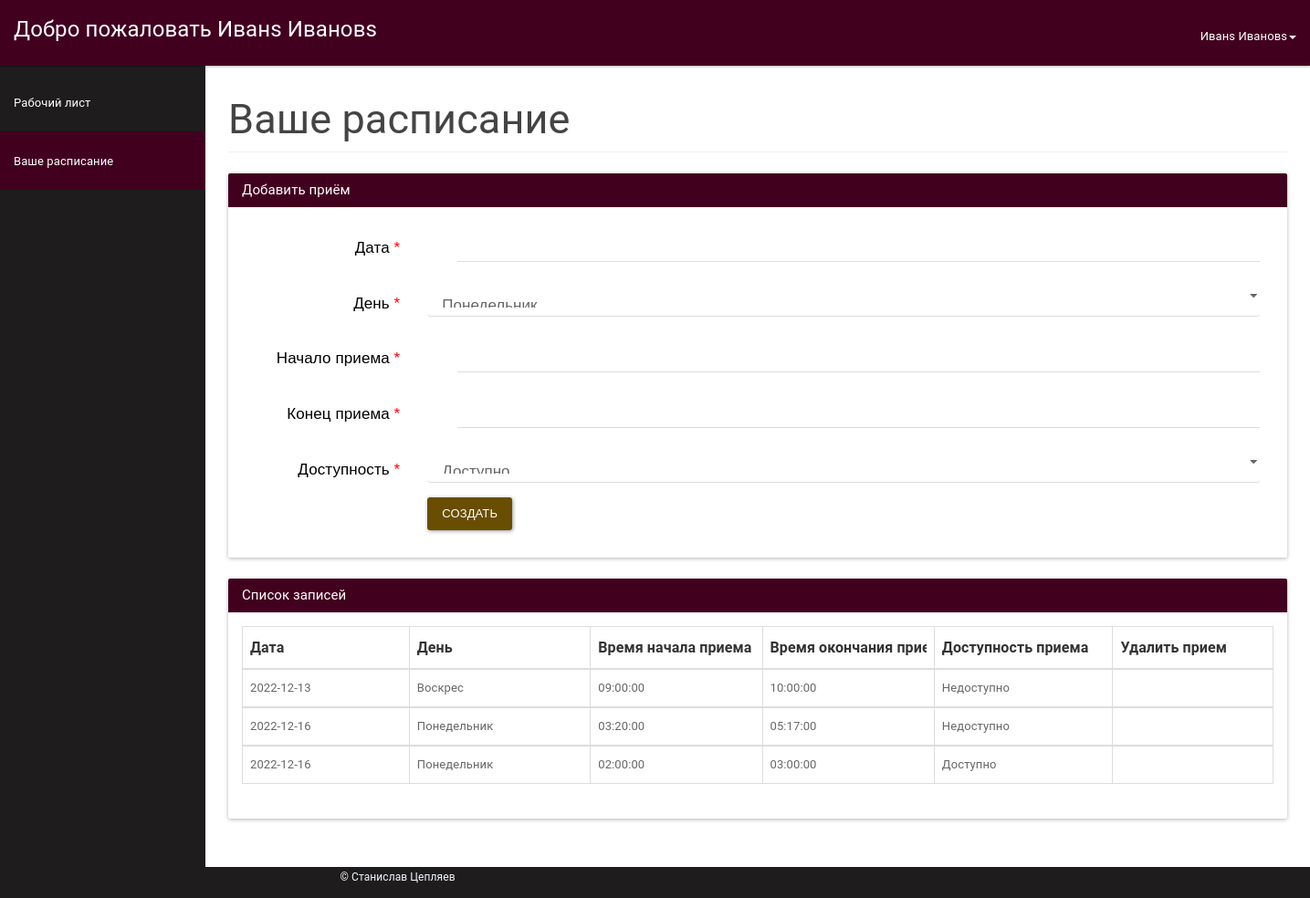
Screenshot of /doctor/addschedule.php (signed in) with the database file from the repository.
### tables this page shows
CREATE TABLE `doctor` (
  `doctorId` int NOT NULL,
  `icDoctor` bigint NOT NULL,
  `password` varchar(30) NOT NULL,
  `Name` varchar(30) NOT NULL,
  `Famil` varchar(30) NOT NULL,
  `Address` varchar(100) NOT NULL,
  `Phone` varchar(15) DEFAULT NULL,
  `Email` varchar(45) DEFAULT NULL,
  `DR` date DEFAULT NULL
);

CREATE TABLE `doctorschedule` (
  `scheduleId` int NOT NULL,
  `doctorIc` bigint NOT NULL,
  `Date` date NOT NULL,
  `Day` varchar(15) NOT NULL,
  `Time` time NOT NULL,
  `End` time NOT NULL,
  `Avaible` varchar(15) NOT NULL
);

### controller.php (called while the page is built, shortened)
<?php
class Controller
{
    public function footer()
    {
        include 'footer.php';
    }
    public function selectAllWithoutData($tablename='')
    {
        $query = "select * FROM ".$tablename."";
        $result = mysqli_query($GLOBALS['con'], $query);
        return $result;
    }
    public function selectData($tablename='',$one='', $two='', $three='')
    {
    switch ($tablename){
        case 'doctor':
                $query = "SELECT * FROM doctor WHERE icDoctor = $one";
                break;
        }
        $result = mysqli_query($GLOBALS['con'], $query);
        return $result;
    }
}
?>

### doctor/addschedule.php (the view, shortened to what this page needs)
<?php
include_once '../controller.php';
$controller = new Controller();
$usersession = $_SESSION['doctorSession'];
$res = $controller->selectData('doctor', $usersession);
$userRow=mysqli_fetch_array($res,MYSQLI_ASSOC);
            ?>
<!DOCTYPE html>
<html lang="en">
    <head>
        <link href="assets/css/material.css" rel="stylesheet">
        <link href="assets/css/sb-admin.css" rel="stylesheet">
        <link href="assets/css/time/bootstrap-clockpicker.css" rel="stylesheet">
        <link href="assets/css/style.css" rel="stylesheet">
        <link rel="stylesheet" href="https://formden.com/static/cdn/bootstrap-iso.css" />
    </head>
    <body>
        <div id="wrapper">
            <nav class="navbar navbar-inverse navbar-fixed-top" role="navigation">
                <div class="navbar-header">
                    <a class="navbar-brand" href="doctordashboard.php">Добро пожаловать <?php echo $userRow['Name'];?> <?php echo $userRow['Famil'];?></a>
                </div>
                <ul class="nav navbar-right top-nav">
                    <li class="dropdown">
                        <a href="#" class="dropdown-toggle" data-toggle="dropdown"><i class="fa fa-user"></i> <?php echo $userRow['Name']; ?> <?php echo $userRow['Famil']; ?><b class="caret"></b></a>
                    </li>
                </ul>
                <div class="collapse navbar-collapse navbar-ex1-collapse">
                    <ul class="nav navbar-nav side-nav">
                        <li>
                            <a href="addschedule.php?teleport=3"><i class="fa fa-fw fa-dashboard"></i> Рабочий лист</a>
                        </li>
                        <li class="active">
                            <a href="addschedule.php?teleport=1"><i class="fa fa-fw fa-table"></i> Ваше расписание</a>
                        </li>
                    </ul>
                </div>
            </nav>
            <div id="page-wrapper">
                <div class="container-fluid">
                    <div class="row">
                        <div class="col-lg-12">
                            <h2 class="page-header">
                            Ваше расписание
                            </h2>
                        </div>
                    </div>
                    <div class="panel panel-primary">
                        <div class="panel-heading">
                            <h3 class="panel-title">Добавить приём</h3>
                        </div>
                        <div class="panel-body">
                            <div class="bootstrap-iso">
                             <div class="container-fluid">
                              <div class="row">
                               <div class="col-md-12 col-sm-12 col-xs-12">
                                <form class="form-horizontal" method="post">
                                 <div class="form-group form-group-lg">
                                  <label class="control-label col-sm-2 requiredField" for="Date">
                                   Дата
                                   <span class="asteriskField">
                                    *
                                   </span>
                                  </label>
                                  <div class="col-sm-10">
                                   <div class="input-group">
                                    <div class="input-group-addon">
                                    </div>
                                    <input class="form-control" id="Date" name="Date" type="text" required/>
                                   </div>
                                  </div>
                                 </div>
                                 <div class="form-group form-group-lg">
                                  <label class="control-label col-sm-2 requiredField" for="Day">
                                   День
                                   <span class="asteriskField">
                                    *
                                   </span>
                                  </label>
                                  <div class="col-sm-10">
                                   <select class="select form-control" id="Day" name="Day" required>
                                    <option value="Понедельник">
                                     Понедельник
                                    </option>
                                   </select>
                                  </div>
                                 </div>
                                 <div class="form-group form-group-lg">
                                  <label class="control-label col-sm-2 requiredField" for="Time">
                                   Начало приема
                                   <span class="asteriskField">
                                    *
                                   </span>
                                  </label>
                                  <div class="col-sm-10">
                                   <div class="input-group clockpicker"  data-align="top" data-autoclose="true">
                                    <div class="input-group-addon">
                                    </div>
                                    <input class="form-control" id="Time" name="Time" type="text" required/>
                                   </div>
                                  </div>
                                 </div>
                                 <div class="form-group form-group-lg">
                                  <label class="control-label col-sm-2 requiredField" for="End">
                                   Конец приема
                                   <span class="asteriskField">
                                    *
                                   </span>
                                  </label>
                                  <div class="col-sm-10">
                                   <div class="input-group clockpicker"  data-align="top" data-autoclose="true">
                                    <div class="input-group-addon">
                                    </div>
                                    <input class="form-control" id="End" name="End" type="text" required/>
                                   </div>
                                  </div>
                                 </div>
                                 <div class="form-group form-group-lg">
                                  <label class="control-label col-sm-2 requiredField" for="Avaible">
                                   Доступность
                                   <span class="asteriskField">
                                    *
                                   </span>
                                  </label>
                                  <div class="col-sm-10">
                                   <select class="select form-control" id="Avaible" name="Avaible" required>
                                    <option value="Доступно">
                                     Доступно
                                    </option>
                                   </select>
                                  </div>
                                 </div>
                                 <div class="form-group">
                                  <div class="col-sm-10 col-sm-offset-2">
                                   <button style="background-color:#694d00 " class="btn btn-primary " name="submit" type="submit">
                                    Создать
                                   </button>
                                  </div>
                                 </div>
                                </form>
                               </div>
                              </div>
                             </div>
                            </div>
                        </div>
                    </div>
                    <div class="panel panel-primary filterable">
                        <div class="panel-heading">
                            <h3 class="panel-title">Список записей</h3>
                        </div>
                        <div class="panel-body">
                        <table class="table table-hover table-bordered">
                            <thead>
                                <tr class="filters">
                                    <th><input type="text" class="form-control" placeholder="Дата" disabled></th>
                                    <th><input type="text" class="form-control" placeholder="День" disabled></th>
                                    <th><input type="text" class="form-control" placeholder="Время начала приема" disabled></th>
                                    <th><input type="text" class="form-control" placeholder="Время окончания приема" disabled></th>
                                    <th><input type="text" class="form-control" placeholder="Доступность приема" disabled></th>
                                    <th><input type="text" class="form-control" placeholder="Удалить прием" disabled></th>
                                </tr>
                            </thead>
                            <?php
                            $result = $controller->selectAllWithoutData('doctorschedule');
                            while ($doctorschedule=mysqli_fetch_array($result))
                            {
                                if ($doctorschedule['doctorIc'] == $userRow['icDoctor'])
                                {
                                    echo "<tbody>";
                                    echo "<tr>";
                                        echo "<td>" . $doctorschedule['Date'] . "</td>";
                                        echo "<td>" . $doctorschedule['Day'] . "</td>";
                                        echo "<td>" . $doctorschedule['Time'] . "</td>";
                                        echo "<td>" . $doctorschedule['End'] . "</td>";
                                        echo "<td>" . $doctorschedule['Avaible'] . "</td>";
                                        echo "<form method='POST'>";
                                        echo "<td class='text-center'><a href='#' id='".$doctorschedule['scheduleId']."' class='delete'><span class='glyphicon glyphicon-trash' aria-hidden='true'></span></a> </td>";
                                }
                            }
                                echo "</tr>";
                           echo "</tbody>";
                       echo "</table>";
                        ?>
                        </div>
                    </div>
                </div>
            </div>
</body>
</html>

### doctor/assets/css/sb-admin.css (style rules this page uses)
body { margin-top: 100px; background-color: #1f1c1d; }
@media (min-width:768px) { body { margin-top: 50px; } }
#wrapper { padding-left: 0; }
#page-wrapper { min-height: 900px !important; width: 100%; padding: 0; background-color: #fff; }
@media (min-width:768px) { #wrapper { padding-left: 225px; } }
@media (min-width:768px) { #page-wrapper { padding: 10px; } }
.top-nav { padding: 0 15px; }
.top-nav>li { display: inline-block; float: left; }
.top-nav>li>a { padding-top: 17px; padding-bottom: 10px; line-height: 45px; color: white; }
@media (min-width:768px) { .side-nav { position: fixed; top: 80px; left: 225px; width: 225px; margin-left: -225px; border: none; border-radius: 0; overflow-y: auto; background-color: #1f1c1d; bottom: 0; overflow-x: hidden; padding-bottom: 40px; } }
@media (min-width:768px) { .side-nav>li>a { width: 225px; } }

### doctor/assets/css/style.css (style rules this page uses)
.filterable { margin-top: 15px; }
.filterable .filters input[disabled] { background-color: transparent; border: none; cursor: auto; box-shadow: none; padding: 0; height: auto; }

### doctor/addschedule.php (style rules this page uses)
.bootstrap-iso .formden_header h2, .bootstrap-iso .formden_header p, .bootstrap-iso form { font-family: Arial, Helvetica, sans-serif; color: black }
.bootstrap-iso form button, .bootstrap-iso form button:hover { color: white !important; }
.asteriskField { color: red; }

### rows the page displays
doctor: Name "Иванs", Famil "Ивановs"
doctorschedule: Date "2022-12-13", Day "Воскрес", Time "09:00:00", End "10:00:00", Avaible "Недоступно"
doctorschedule: Date "2022-12-16", Day "Понедельник", Time "03:20:00", End "05:17:00", Avaible "Недоступно"
doctorschedule: Date "2022-12-16", Day "Понедельник", Time "02:00:00", End "03:00:00", Avaible "Доступно"
